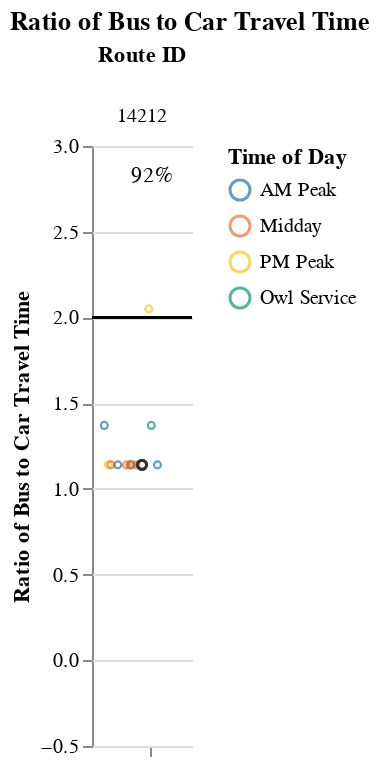
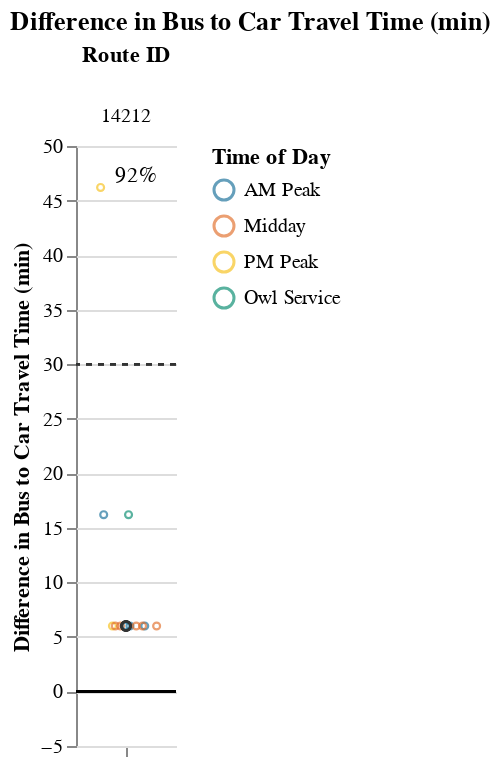

The notebook cell these images were saved under, in order:
### Markdown cell above
### Medium Routes (1-1.5 hrs)

### Code cell
route_group = "medium"
try:
    display_charts_for_route_group(df, route_group)
except:
    print("No routes meet this criteria.")

### Figure 1 — Vega-Lite specification as saved in the notebook (floating-point values rounded to 4 significant figures)
{"config": {"view": {"continuousWidth": 400, "continuousHeight": 300, "stroke": null}, "facet": {"spacing": 0}}, "data": {"name": "data-c6c8cb75a35bd90f5f535cb9492bac23"}, "facet": {"column": {"field": "route_id", "sort": ["14212"], "title": "Route ID", "type": "nominal"}}, "spec": {"layer": [{"mark": "rule", "encoding": {"color": {"value": "black"}, "y": {"field": "cutoff", "type": "quantitative"}}, "selection": {"selector003": {"type": "interval", "bind": "scales", "encodings": ["x", "y"]}}}, {"mark": {"type": "point", "opacity": 0.65, "size": 12, "strokeWidth": 1.1}, "encoding": {"color": {"field": "time_of_day", "scale": {"range": ["#136C97", "#E16B26", "#F6BF16", "#00896B", "#7790A3", "#5B559C"]}, "sort": ["AM Peak", "Midday", "PM Peak", "Owl Service"], "title": "Time of Day", "type": "nominal"}, "tooltip": [{"field": "route_id", "type": "nominal"}, {"field": "route_name", "type": "nominal"}, {"field": "trip_id", "type": "nominal"}, {"field": "service_hours", "type": "quantitative"}, {"field": "car_duration_hours", "type": "quantitative"}, {"field": "bus_multiplier", "type": "quantitative"}, {"field": "bus_difference", "type": "quantitative"}, {"field": "num_trips", "type": "quantitative"}, {"field": "num_competitive", "type": "quantitative"}, {"field": "pct_trips_competitive", "type": "quantitative"}, {"field": "p25", "type": "quantitative"}, {"field": "p50", "type": "quantitative"}, {"field": "p75", "type": "quantitative"}], "x": {"axis": {"grid": false, "labels": false, "ticks": true, "values": [0]}, "field": "jitter", "scale": {}, "title": null, "type": "quantitative"}, "y": {"field": "bus_multiplier", "scale": {"domain": [-0.25, 3.0]}, "title": "Ratio of Bus to Car Travel Time", "type": "quantitative"}}, "transform": [{"calculate": "sqrt(-2*log(random()))*cos(2*PI*random())", "as": "jitter"}], "width": 50}, {"layer": [{"mark": {"type": "point", "opacity": 0.6, "size": 20, "strokeWidth": 1.3}, "encoding": {"color": {"value": "#323434"}, "y": {"field": "bus_multiplier", "type": "quantitative"}}, "transform": [{"filter": "(datum.p50_trip === 1)"}]}, {"mark": {"type": "text", "align": "center", "baseline": "middle"}, "encoding": {"color": {"value": "black"}, "text": {"field": "pct_trips_competitive", "format": ".0%", "type": "quantitative"}, "tooltip": [{"field": "route_id", "type": "nominal"}, {"field": "route_name", "type": "nominal"}, {"field": "trip_id", "type": "nominal"}, {"field": "service_hours", "type": "quantitative"}, {"field": "car_duration_hours", "type": "quantitative"}, {"field": "bus_multiplier", "type": "quantitative"}, {"field": "bus_difference", "type": "quantitative"}, {"field": "num_trips", "type": "quantitative"}, {"field": "num_competitive", "type": "quantitative"}, {"field": "pct_trips_competitive", "type": "quantitative"}, {"field": "p25", "type": "quantitative"}, {"field": "p50", "type": "quantitative"}, {"field": "p75", "type": "quantitative"}], "x": {"value": 30}, "y": {"value": 15}}, "transform": [{"calculate": "sqrt(-2*log(random()))*cos(2*PI*random())", "as": "jitter"}, {"filter": "(datum.fastest_trip === 1)"}]}]}]}, "resolve": {"scale": {"y": "shared"}}, "title": "Ratio of Bus to Car Travel Time", "$schema": "https://vega.github.io/schema/vega-lite/v4.17.0.json", "datasets": {"data-c6c8cb75a35bd90f5f535cb9492bac23": [{"calitp_itp_id": 221, "trip_key": -3278939721472571045, "trip_id": "t_1524065_b_30719_tn_0", "shape_id": "p_1277409", "route_id": "14212", "service_hours": 0.83, "trip_first_departure_ts": 28800, "trip_last_arrival_ts": 31800, "departure_hour": 8, "time_of_day": "AM Peak", "p25": 0.83, "p50": 0.83, "p75": 0.8725, "p50_trip": 1, "fastest_trip": 0, "car_duration_hours": 0.73, "competitive_route": 1, "bus_multiplier": 1.14, "bus_difference": 6.0, "num_trips": 12, "num_competitive": 11, "pct_trips_competitive": 0.917, "bus_difference_spread": 40.2, "route_group": "medium", "max_trip_hrs": 1.5, "max_trip_route_group": 1.5, "below_cutoff": 11, "pct_below_cutoff": 0.9167, "name": "Nevada County", "caltrans_district": "03 - Marysville", "drmt_organization_name": null, "route_name": "Route 5 Connects Grass Valley To Placer County Transit, Auburn Transit, And Sacramento Light Rail At The Auburn Station. Passengers Can Connect To Amtrak/Capital Corridor As Schedule Allows.", "cutoff2": 30, "cutoff": 2}, {"calitp_itp_id": 221, "trip_key": -1187960695264947358, "trip_id": "t_1521592_b_30719_tn_0", "shape_id": "p_1277409", "route_id": "14212", "service_hours": 0.83, "trip_first_departure_ts": 61200, "trip_last_arrival_ts": 64200, "departure_hour": 17, "time_of_day": "PM Peak", "p25": 0.83, "p50": 0.83, "p75": 0.8725, "p50_trip": 1, "fastest_trip": 1, "car_duration_hours": 0.73, "competitive_route": 1, "bus_multiplier": 1.14, "bus_difference": 6.0, "num_trips": 12, "num_competitive": 11, "pct_trips_competitive": 0.917, "bus_difference_spread": 40.2, "route_group": "medium", "max_trip_hrs": 1.5, "max_trip_route_group": 1.5, "below_cutoff": 11, "pct_below_cutoff": 0.9167, "name": "Nevada County", "caltrans_district": "03 - Marysville", "drmt_organization_name": null, "route_name": "Route 5 Connects Grass Valley To Placer County Transit, Auburn Transit, And Sacramento Light Rail At The Auburn Station. Passengers Can Connect To Amtrak/Capital Corridor As Schedule Allows.", "cutoff2": 30, "cutoff": 2}, {"calitp_itp_id": 221, "trip_key": -9025968667369552570, "trip_id": "t_1529101_b_30719_tn_0", "shape_id": "p_1277411", "route_id": "14212", "service_hours": 0.83, "trip_first_departure_ts": 25200, "trip_last_arrival_ts": 28200, "departure_hour": 7, "time_of_day": "AM Peak", "p25": 0.83, "p50": 0.83, "p75": 0.8725, "p50_trip": 1, "fastest_trip": 0, "car_duration_hours": 0.73, "competitive_route": 1, "bus_multiplier": 1.14, "bus_difference": 6.0, "num_trips": 12, "num_competitive": 11, "pct_trips_competitive": 0.917, "bus_difference_spread": 40.2, "route_group": "medium", "max_trip_hrs": 1.5, "max_trip_route_group": 1.5, "below_cutoff": 11, "pct_below_cutoff": 0.9167, "name": "Nevada County", "caltrans_district": "03 - Marysville", "drmt_organization_name": null, "route_name": "Route 5 Connects Grass Valley To Placer County Transit, Auburn Transit, And Sacramento Light Rail At The Auburn Station. Passengers Can Connect To Amtrak/Capital Corridor As Schedule Allows.", "cutoff2": 30, "cutoff": 2}, {"calitp_itp_id": 221, "trip_key": 3033339261088800008, "trip_id": "t_1524067_b_30719_tn_2", "shape_id": "p_1277411", "route_id": "14212", "service_hours": 0.83, "trip_first_departure_ts": 57600, "trip_last_arrival_ts": 60600, "departure_hour": 16, "time_of_day": "Midday", "p25": 0.83, "p50": 0.83, "p75": 0.8725, "p50_trip": 1, "fastest_trip": 0, "car_duration_hours": 0.73, "competitive_route": 1, "bus_multiplier": 1.14, "bus_difference": 6.0, "num_trips": 12, "num_competitive": 11, "pct_trips_competitive": 0.917, "bus_difference_spread": 40.2, "route_group": "medium", "max_trip_hrs": 1.5, "max_trip_route_group": 1.5, "below_cutoff": 11, "pct_below_cutoff": 0.9167, "name": "Nevada County", "caltrans_district": "03 - Marysville", "drmt_organization_name": null, "route_name": "Route 5 Connects Grass Valley To Placer County Transit, Auburn Transit, And Sacramento Light Rail At The Auburn Station. Passengers Can Connect To Amtrak/Capital Corridor As Schedule Allows.", "cutoff2": 30, "cutoff": 2}, {"calitp_itp_id": 221, "trip_key": 7518578318818496576, "trip_id": "t_1524066_b_30719_tn_2", "shape_id": "p_1277409", "route_id": "14212", "service_hours": 0.83, "trip_first_departure_ts": 54000, "trip_last_arrival_ts": 57000, "departure_hour": 15, "time_of_day": "Midday", "p25": 0.83, "p50": 0.83, "p75": 0.8725, "p50_trip": 1, "fastest_trip": 0, "car_duration_hours": 0.73, "competitive_route": 1, "bus_multiplier": 1.14, "bus_difference": 6.0, "num_trips": 12, "num_competitive": 11, "pct_trips_competitive": 0.917, "bus_difference_spread": 40.2, "route_group": "medium", "max_trip_hrs": 1.5, "max_trip_route_group": 1.5, "below_cutoff": 11, "pct_below_cutoff": 0.9167, "name": "Nevada County", "caltrans_district": "03 - Marysville", "drmt_organization_name": null, "route_name": "Route 5 Connects Grass Valley To Placer County Transit, Auburn Transit, And Sacramento Light Rail At The Auburn Station. Passengers Can Connect To Amtrak/Capital Corridor As Schedule Allows.", "cutoff2": 30, "cutoff": 2}, {"calitp_itp_id": 221, "trip_key": -5195615344486242979, "trip_id": "t_1524067_b_30719_tn_1", "shape_id": "p_1277411", "route_id": "14212", "service_hours": 0.83, "trip_first_departure_ts": 50400, "trip_last_arrival_ts": 53400, "departure_hour": 14, "time_of_day": "Midday", "p25": 0.83, "p50": 0.83, "p75": 0.8725, "p50_trip": 1, "fastest_trip": 0, "car_duration_hours": 0.73, "competitive_route": 1, "bus_multiplier": 1.14, "bus_difference": 6.0, "num_trips": 12, "num_competitive": 11, "pct_trips_competitive": 0.917, "bus_difference_spread": 40.2, "route_group": "medium", "max_trip_hrs": 1.5, "max_trip_route_group": 1.5, "below_cutoff": 11, "pct_below_cutoff": 0.9167, "name": "Nevada County", "caltrans_district": "03 - Marysville", "drmt_organization_name": null, "route_name": "Route 5 Connects Grass Valley To Placer County Transit, Auburn Transit, And Sacramento Light Rail At The Auburn Station. Passengers Can Connect To Amtrak/Capital Corridor As Schedule Allows.", "cutoff2": 30, "cutoff": 2}, {"calitp_itp_id": 221, "trip_key": 6848590773781082472, "trip_id": "t_1524066_b_30719_tn_1", "shape_id": "p_1277409", "route_id": "14212", "service_hours": 0.83, "trip_first_departure_ts": 46800, "trip_last_arrival_ts": 49800, "departure_hour": 13, "time_of_day": "Midday", "p25": 0.83, "p50": 0.83, "p75": 0.8725, "p50_trip": 1, "fastest_trip": 0, "car_duration_hours": 0.73, "competitive_route": 1, "bus_multiplier": 1.14, "bus_difference": 6.0, "num_trips": 12, "num_competitive": 11, "pct_trips_competitive": 0.917, "bus_difference_spread": 40.2, "route_group": "medium", "max_trip_hrs": 1.5, "max_trip_route_group": 1.5, "below_cutoff": 11, "pct_below_cutoff": 0.9167, "name": "Nevada County", "caltrans_district": "03 - Marysville", "drmt_organization_name": null, "route_name": "Route 5 Connects Grass Valley To Placer County Transit, Auburn Transit, And Sacramento Light Rail At The Auburn Station. Passengers Can Connect To Amtrak/Capital Corridor As Schedule Allows.", "cutoff2": 30, "cutoff": 2}, {"calitp_itp_id": 221, "trip_key": -9105938599134225848, "trip_id": "t_1521596_b_30719_tn_0", "shape_id": "p_1277411", "route_id": "14212", "service_hours": 0.83, "trip_first_departure_ts": 39600, "trip_last_arrival_ts": 42600, "departure_hour": 11, "time_of_day": "Midday", "p25": 0.83, "p50": 0.83, "p75": 0.8725, "p50_trip": 1, "fastest_trip": 0, "car_duration_hours": 0.73, "competitive_route": 1, "bus_multiplier": 1.14, "bus_difference": 6.0, "num_trips": 12, "num_competitive": 11, "pct_trips_competitive": 0.917, "bus_difference_spread": 40.2, "route_group": "medium", "max_trip_hrs": 1.5, "max_trip_route_group": 1.5, "below_cutoff": 11, "pct_below_cutoff": 0.9167, "name": "Nevada County", "caltrans_district": "03 - Marysville", "drmt_organization_name": null, "route_name": "Route 5 Connects Grass Valley To Placer County Transit, Auburn Transit, And Sacramento Light Rail At The Auburn Station. Passengers Can Connect To Amtrak/Capital Corridor As Schedule Allows.", "cutoff2": 30, "cutoff": 2}, {"calitp_itp_id": 221, "trip_key": -5429741548192402884, "trip_id": "t_1521593_b_30719_tn_0", "shape_id": "p_1277410", "route_id": "14212", "service_hours": 0.83, "trip_first_departure_ts": 32400, "trip_last_arrival_ts": 35400, "departure_hour": 9, "time_of_day": "AM Peak", "p25": 0.83, "p50": 0.83, "p75": 0.8725, "p50_trip": 1, "fastest_trip": 0, "car_duration_hours": 0.73, "competitive_route": 1, "bus_multiplier": 1.14, "bus_difference": 6.0, "num_trips": 12, "num_competitive": 11, "pct_trips_competitive": 0.917, "bus_difference_spread": 40.2, "route_group": "medium", "max_trip_hrs": 1.5, "max_trip_route_group": 1.5, "below_cutoff": 11, "pct_below_cutoff": 0.9167, "name": "Nevada County", "caltrans_district": "03 - Marysville", "drmt_organization_name": null, "route_name": "Route 5 Connects Grass Valley To Placer County Transit, Auburn Transit, And Sacramento Light Rail At The Auburn Station. Passengers Can Connect To Amtrak/Capital Corridor As Schedule Allows.", "cutoff2": 30, "cutoff": 2}, {"calitp_itp_id": 221, "trip_key": 7173812361890038660, "trip_id": "t_1521591_b_30719_tn_0", "shape_id": "p_1277408", "route_id": "14212", "service_hours": 1.0, "trip_first_departure_ts": 21000, "trip_last_arrival_ts": 24600, "departure_hour": 5, "time_of_day": "Owl Service", "p25": 0.83, "p50": 0.83, "p75": 0.8725, "p50_trip": 0, "fastest_trip": 0, "car_duration_hours": 0.73, "competitive_route": 1, "bus_multiplier": 1.37, "bus_difference": 16.2, "num_trips": 12, "num_competitive": 11, "pct_trips_competitive": 0.917, "bus_difference_spread": 40.2, "route_group": "medium", "max_trip_hrs": 1.5, "max_trip_route_group": 1.5, "below_cutoff": 11, "pct_below_cutoff": 0.9167, "name": "Nevada County", "caltrans_district": "03 - Marysville", "drmt_organization_name": null, "route_name": "Route 5 Connects Grass Valley To Placer County Transit, Auburn Transit, And Sacramento Light Rail At The Auburn Station. Passengers Can Connect To Amtrak/Capital Corridor As Schedule Allows.", "cutoff2": 30, "cutoff": 2}, {"calitp_itp_id": 221, "trip_key": 287052313638697039, "trip_id": "t_1529102_b_30719_tn_0", "shape_id": "p_1277460", "route_id": "14212", "service_hours": 1.0, "trip_first_departure_ts": 32400, "trip_last_arrival_ts": 36000, "departure_hour": 9, "time_of_day": "AM Peak", "p25": 0.83, "p50": 0.83, "p75": 0.8725, "p50_trip": 0, "fastest_trip": 0, "car_duration_hours": 0.73, "competitive_route": 1, "bus_multiplier": 1.37, "bus_difference": 16.2, "num_trips": 12, "num_competitive": 11, "pct_trips_competitive": 0.917, "bus_difference_spread": 40.2, "route_group": "medium", "max_trip_hrs": 1.5, "max_trip_route_group": 1.5, "below_cutoff": 11, "pct_below_cutoff": 0.9167, "name": "Nevada County", "caltrans_district": "03 - Marysville", "drmt_organization_name": null, "route_name": "Route 5 Connects Grass Valley To Placer County Transit, Auburn Transit, And Sacramento Light Rail At The Auburn Station. Passengers Can Connect To Amtrak/Capital Corridor As Schedule Allows.", "cutoff2": 30, "cutoff": 2}, {"calitp_itp_id": 221, "trip_key": 1459604591576872902, "trip_id": "t_1521595_b_30719_tn_0", "shape_id": "p_1277460", "route_id": "14212", "service_hours": 1.5, "trip_first_departure_ts": 64800, "trip_last_arrival_ts": 70200, "departure_hour": 18, "time_of_day": "PM Peak", "p25": 0.83, "p50": 0.83, "p75": 0.8725, "p50_trip": 0, "fastest_trip": 0, "car_duration_hours": 0.73, "competitive_route": 1, "bus_multiplier": 2.05, "bus_difference": 46.2, "num_trips": 12, "num_competitive": 11, "pct_trips_competitive": 0.917, "bus_difference_spread": 40.2, "route_group": "medium", "max_trip_hrs": 1.5, "max_trip_route_group": 1.5, "below_cutoff": 11, "pct_below_cutoff": 0.9167, "name": "Nevada County", "caltrans_district": "03 - Marysville", "drmt_organization_name": null, "route_name": "Route 5 Connects Grass Valley To Placer County Transit, Auburn Transit, And Sacramento Light Rail At The Auburn Station. Passengers Can Connect To Amtrak/Capital Corridor As Schedule Allows.", "cutoff2": 30, "cutoff": 2}]}}

### Figure 2 — Vega-Lite specification as saved in the notebook (floating-point values rounded to 4 significant figures)
{"config": {"view": {"continuousWidth": 400, "continuousHeight": 300, "stroke": null}, "facet": {"spacing": 0}}, "data": {"name": "data-23c7d099c30a14b4ecf402f3db40455d"}, "facet": {"column": {"field": "route_id", "sort": ["14212"], "title": "Route ID", "type": "nominal"}}, "spec": {"layer": [{"mark": "rule", "encoding": {"color": {"value": "black"}, "y": {"field": "cutoff", "type": "quantitative"}}, "selection": {"selector004": {"type": "interval", "bind": "scales", "encodings": ["x", "y"]}}}, {"mark": {"type": "rule", "strokeDash": [3, 3]}, "encoding": {"color": {"value": "#323434"}, "y": {"field": "cutoff2", "type": "quantitative"}}}, {"mark": {"type": "point", "opacity": 0.65, "size": 12, "strokeWidth": 1.1}, "encoding": {"color": {"field": "time_of_day", "scale": {"range": ["#136C97", "#E16B26", "#F6BF16", "#00896B", "#7790A3", "#5B559C"]}, "sort": ["AM Peak", "Midday", "PM Peak", "Owl Service"], "title": "Time of Day", "type": "nominal"}, "tooltip": [{"field": "route_id", "type": "nominal"}, {"field": "route_name", "type": "nominal"}, {"field": "trip_id", "type": "nominal"}, {"field": "service_hours", "type": "quantitative"}, {"field": "car_duration_hours", "type": "quantitative"}, {"field": "bus_multiplier", "type": "quantitative"}, {"field": "bus_difference", "type": "quantitative"}, {"field": "num_trips", "type": "quantitative"}, {"field": "num_competitive", "type": "quantitative"}, {"field": "pct_trips_competitive", "type": "quantitative"}, {"field": "p25", "type": "quantitative"}, {"field": "p50", "type": "quantitative"}, {"field": "p75", "type": "quantitative"}], "x": {"axis": {"grid": false, "labels": false, "ticks": true, "values": [0]}, "field": "jitter", "scale": {}, "title": null, "type": "quantitative"}, "y": {"field": "bus_difference", "scale": {"domain": [-5, 46.2]}, "title": "Difference in Bus to Car Travel Time (min)", "type": "quantitative"}}, "transform": [{"calculate": "sqrt(-2*log(random()))*cos(2*PI*random())", "as": "jitter"}], "width": 50}, {"layer": [{"mark": {"type": "point", "opacity": 0.6, "size": 20, "strokeWidth": 1.3}, "encoding": {"color": {"value": "#323434"}, "y": {"field": "bus_difference", "type": "quantitative"}}, "transform": [{"filter": "(datum.p50_trip === 1)"}]}, {"mark": {"type": "text", "align": "center", "baseline": "middle"}, "encoding": {"color": {"value": "black"}, "text": {"field": "pct_trips_competitive", "format": ".0%", "type": "quantitative"}, "tooltip": [{"field": "route_id", "type": "nominal"}, {"field": "route_name", "type": "nominal"}, {"field": "trip_id", "type": "nominal"}, {"field": "service_hours", "type": "quantitative"}, {"field": "car_duration_hours", "type": "quantitative"}, {"field": "bus_multiplier", "type": "quantitative"}, {"field": "bus_difference", "type": "quantitative"}, {"field": "num_trips", "type": "quantitative"}, {"field": "num_competitive", "type": "quantitative"}, {"field": "pct_trips_competitive", "type": "quantitative"}, {"field": "p25", "type": "quantitative"}, {"field": "p50", "type": "quantitative"}, {"field": "p75", "type": "quantitative"}], "x": {"value": 30}, "y": {"value": 15}}, "transform": [{"calculate": "sqrt(-2*log(random()))*cos(2*PI*random())", "as": "jitter"}, {"filter": "(datum.fastest_trip === 1)"}]}]}]}, "resolve": {"scale": {"y": "shared"}}, "title": "Difference in Bus to Car Travel Time (min)", "$schema": "https://vega.github.io/schema/vega-lite/v4.17.0.json", "datasets": {"data-23c7d099c30a14b4ecf402f3db40455d": [{"calitp_itp_id": 221, "trip_key": -3278939721472571045, "trip_id": "t_1524065_b_30719_tn_0", "shape_id": "p_1277409", "route_id": "14212", "service_hours": 0.83, "trip_first_departure_ts": 28800, "trip_last_arrival_ts": 31800, "departure_hour": 8, "time_of_day": "AM Peak", "p25": 0.83, "p50": 0.83, "p75": 0.8725, "p50_trip": 1, "fastest_trip": 0, "car_duration_hours": 0.73, "competitive_route": 1, "bus_multiplier": 1.14, "bus_difference": 6.0, "num_trips": 12, "num_competitive": 11, "pct_trips_competitive": 0.917, "bus_difference_spread": 40.2, "route_group": "medium", "max_trip_hrs": 1.5, "max_trip_route_group": 1.5, "below_cutoff": 11, "pct_below_cutoff": 0.9167, "name": "Nevada County", "caltrans_district": "03 - Marysville", "drmt_organization_name": null, "route_name": "Route 5 Connects Grass Valley To Placer County Transit, Auburn Transit, And Sacramento Light Rail At The Auburn Station. Passengers Can Connect To Amtrak/Capital Corridor As Schedule Allows.", "cutoff2": 30, "cutoff": 0}, {"calitp_itp_id": 221, "trip_key": -1187960695264947358, "trip_id": "t_1521592_b_30719_tn_0", "shape_id": "p_1277409", "route_id": "14212", "service_hours": 0.83, "trip_first_departure_ts": 61200, "trip_last_arrival_ts": 64200, "departure_hour": 17, "time_of_day": "PM Peak", "p25": 0.83, "p50": 0.83, "p75": 0.8725, "p50_trip": 1, "fastest_trip": 1, "car_duration_hours": 0.73, "competitive_route": 1, "bus_multiplier": 1.14, "bus_difference": 6.0, "num_trips": 12, "num_competitive": 11, "pct_trips_competitive": 0.917, "bus_difference_spread": 40.2, "route_group": "medium", "max_trip_hrs": 1.5, "max_trip_route_group": 1.5, "below_cutoff": 11, "pct_below_cutoff": 0.9167, "name": "Nevada County", "caltrans_district": "03 - Marysville", "drmt_organization_name": null, "route_name": "Route 5 Connects Grass Valley To Placer County Transit, Auburn Transit, And Sacramento Light Rail At The Auburn Station. Passengers Can Connect To Amtrak/Capital Corridor As Schedule Allows.", "cutoff2": 30, "cutoff": 0}, {"calitp_itp_id": 221, "trip_key": -9025968667369552570, "trip_id": "t_1529101_b_30719_tn_0", "shape_id": "p_1277411", "route_id": "14212", "service_hours": 0.83, "trip_first_departure_ts": 25200, "trip_last_arrival_ts": 28200, "departure_hour": 7, "time_of_day": "AM Peak", "p25": 0.83, "p50": 0.83, "p75": 0.8725, "p50_trip": 1, "fastest_trip": 0, "car_duration_hours": 0.73, "competitive_route": 1, "bus_multiplier": 1.14, "bus_difference": 6.0, "num_trips": 12, "num_competitive": 11, "pct_trips_competitive": 0.917, "bus_difference_spread": 40.2, "route_group": "medium", "max_trip_hrs": 1.5, "max_trip_route_group": 1.5, "below_cutoff": 11, "pct_below_cutoff": 0.9167, "name": "Nevada County", "caltrans_district": "03 - Marysville", "drmt_organization_name": null, "route_name": "Route 5 Connects Grass Valley To Placer County Transit, Auburn Transit, And Sacramento Light Rail At The Auburn Station. Passengers Can Connect To Amtrak/Capital Corridor As Schedule Allows.", "cutoff2": 30, "cutoff": 0}, {"calitp_itp_id": 221, "trip_key": 3033339261088800008, "trip_id": "t_1524067_b_30719_tn_2", "shape_id": "p_1277411", "route_id": "14212", "service_hours": 0.83, "trip_first_departure_ts": 57600, "trip_last_arrival_ts": 60600, "departure_hour": 16, "time_of_day": "Midday", "p25": 0.83, "p50": 0.83, "p75": 0.8725, "p50_trip": 1, "fastest_trip": 0, "car_duration_hours": 0.73, "competitive_route": 1, "bus_multiplier": 1.14, "bus_difference": 6.0, "num_trips": 12, "num_competitive": 11, "pct_trips_competitive": 0.917, "bus_difference_spread": 40.2, "route_group": "medium", "max_trip_hrs": 1.5, "max_trip_route_group": 1.5, "below_cutoff": 11, "pct_below_cutoff": 0.9167, "name": "Nevada County", "caltrans_district": "03 - Marysville", "drmt_organization_name": null, "route_name": "Route 5 Connects Grass Valley To Placer County Transit, Auburn Transit, And Sacramento Light Rail At The Auburn Station. Passengers Can Connect To Amtrak/Capital Corridor As Schedule Allows.", "cutoff2": 30, "cutoff": 0}, {"calitp_itp_id": 221, "trip_key": 7518578318818496576, "trip_id": "t_1524066_b_30719_tn_2", "shape_id": "p_1277409", "route_id": "14212", "service_hours": 0.83, "trip_first_departure_ts": 54000, "trip_last_arrival_ts": 57000, "departure_hour": 15, "time_of_day": "Midday", "p25": 0.83, "p50": 0.83, "p75": 0.8725, "p50_trip": 1, "fastest_trip": 0, "car_duration_hours": 0.73, "competitive_route": 1, "bus_multiplier": 1.14, "bus_difference": 6.0, "num_trips": 12, "num_competitive": 11, "pct_trips_competitive": 0.917, "bus_difference_spread": 40.2, "route_group": "medium", "max_trip_hrs": 1.5, "max_trip_route_group": 1.5, "below_cutoff": 11, "pct_below_cutoff": 0.9167, "name": "Nevada County", "caltrans_district": "03 - Marysville", "drmt_organization_name": null, "route_name": "Route 5 Connects Grass Valley To Placer County Transit, Auburn Transit, And Sacramento Light Rail At The Auburn Station. Passengers Can Connect To Amtrak/Capital Corridor As Schedule Allows.", "cutoff2": 30, "cutoff": 0}, {"calitp_itp_id": 221, "trip_key": -5195615344486242979, "trip_id": "t_1524067_b_30719_tn_1", "shape_id": "p_1277411", "route_id": "14212", "service_hours": 0.83, "trip_first_departure_ts": 50400, "trip_last_arrival_ts": 53400, "departure_hour": 14, "time_of_day": "Midday", "p25": 0.83, "p50": 0.83, "p75": 0.8725, "p50_trip": 1, "fastest_trip": 0, "car_duration_hours": 0.73, "competitive_route": 1, "bus_multiplier": 1.14, "bus_difference": 6.0, "num_trips": 12, "num_competitive": 11, "pct_trips_competitive": 0.917, "bus_difference_spread": 40.2, "route_group": "medium", "max_trip_hrs": 1.5, "max_trip_route_group": 1.5, "below_cutoff": 11, "pct_below_cutoff": 0.9167, "name": "Nevada County", "caltrans_district": "03 - Marysville", "drmt_organization_name": null, "route_name": "Route 5 Connects Grass Valley To Placer County Transit, Auburn Transit, And Sacramento Light Rail At The Auburn Station. Passengers Can Connect To Amtrak/Capital Corridor As Schedule Allows.", "cutoff2": 30, "cutoff": 0}, {"calitp_itp_id": 221, "trip_key": 6848590773781082472, "trip_id": "t_1524066_b_30719_tn_1", "shape_id": "p_1277409", "route_id": "14212", "service_hours": 0.83, "trip_first_departure_ts": 46800, "trip_last_arrival_ts": 49800, "departure_hour": 13, "time_of_day": "Midday", "p25": 0.83, "p50": 0.83, "p75": 0.8725, "p50_trip": 1, "fastest_trip": 0, "car_duration_hours": 0.73, "competitive_route": 1, "bus_multiplier": 1.14, "bus_difference": 6.0, "num_trips": 12, "num_competitive": 11, "pct_trips_competitive": 0.917, "bus_difference_spread": 40.2, "route_group": "medium", "max_trip_hrs": 1.5, "max_trip_route_group": 1.5, "below_cutoff": 11, "pct_below_cutoff": 0.9167, "name": "Nevada County", "caltrans_district": "03 - Marysville", "drmt_organization_name": null, "route_name": "Route 5 Connects Grass Valley To Placer County Transit, Auburn Transit, And Sacramento Light Rail At The Auburn Station. Passengers Can Connect To Amtrak/Capital Corridor As Schedule Allows.", "cutoff2": 30, "cutoff": 0}, {"calitp_itp_id": 221, "trip_key": -9105938599134225848, "trip_id": "t_1521596_b_30719_tn_0", "shape_id": "p_1277411", "route_id": "14212", "service_hours": 0.83, "trip_first_departure_ts": 39600, "trip_last_arrival_ts": 42600, "departure_hour": 11, "time_of_day": "Midday", "p25": 0.83, "p50": 0.83, "p75": 0.8725, "p50_trip": 1, "fastest_trip": 0, "car_duration_hours": 0.73, "competitive_route": 1, "bus_multiplier": 1.14, "bus_difference": 6.0, "num_trips": 12, "num_competitive": 11, "pct_trips_competitive": 0.917, "bus_difference_spread": 40.2, "route_group": "medium", "max_trip_hrs": 1.5, "max_trip_route_group": 1.5, "below_cutoff": 11, "pct_below_cutoff": 0.9167, "name": "Nevada County", "caltrans_district": "03 - Marysville", "drmt_organization_name": null, "route_name": "Route 5 Connects Grass Valley To Placer County Transit, Auburn Transit, And Sacramento Light Rail At The Auburn Station. Passengers Can Connect To Amtrak/Capital Corridor As Schedule Allows.", "cutoff2": 30, "cutoff": 0}, {"calitp_itp_id": 221, "trip_key": -5429741548192402884, "trip_id": "t_1521593_b_30719_tn_0", "shape_id": "p_1277410", "route_id": "14212", "service_hours": 0.83, "trip_first_departure_ts": 32400, "trip_last_arrival_ts": 35400, "departure_hour": 9, "time_of_day": "AM Peak", "p25": 0.83, "p50": 0.83, "p75": 0.8725, "p50_trip": 1, "fastest_trip": 0, "car_duration_hours": 0.73, "competitive_route": 1, "bus_multiplier": 1.14, "bus_difference": 6.0, "num_trips": 12, "num_competitive": 11, "pct_trips_competitive": 0.917, "bus_difference_spread": 40.2, "route_group": "medium", "max_trip_hrs": 1.5, "max_trip_route_group": 1.5, "below_cutoff": 11, "pct_below_cutoff": 0.9167, "name": "Nevada County", "caltrans_district": "03 - Marysville", "drmt_organization_name": null, "route_name": "Route 5 Connects Grass Valley To Placer County Transit, Auburn Transit, And Sacramento Light Rail At The Auburn Station. Passengers Can Connect To Amtrak/Capital Corridor As Schedule Allows.", "cutoff2": 30, "cutoff": 0}, {"calitp_itp_id": 221, "trip_key": 7173812361890038660, "trip_id": "t_1521591_b_30719_tn_0", "shape_id": "p_1277408", "route_id": "14212", "service_hours": 1.0, "trip_first_departure_ts": 21000, "trip_last_arrival_ts": 24600, "departure_hour": 5, "time_of_day": "Owl Service", "p25": 0.83, "p50": 0.83, "p75": 0.8725, "p50_trip": 0, "fastest_trip": 0, "car_duration_hours": 0.73, "competitive_route": 1, "bus_multiplier": 1.37, "bus_difference": 16.2, "num_trips": 12, "num_competitive": 11, "pct_trips_competitive": 0.917, "bus_difference_spread": 40.2, "route_group": "medium", "max_trip_hrs": 1.5, "max_trip_route_group": 1.5, "below_cutoff": 11, "pct_below_cutoff": 0.9167, "name": "Nevada County", "caltrans_district": "03 - Marysville", "drmt_organization_name": null, "route_name": "Route 5 Connects Grass Valley To Placer County Transit, Auburn Transit, And Sacramento Light Rail At The Auburn Station. Passengers Can Connect To Amtrak/Capital Corridor As Schedule Allows.", "cutoff2": 30, "cutoff": 0}, {"calitp_itp_id": 221, "trip_key": 287052313638697039, "trip_id": "t_1529102_b_30719_tn_0", "shape_id": "p_1277460", "route_id": "14212", "service_hours": 1.0, "trip_first_departure_ts": 32400, "trip_last_arrival_ts": 36000, "departure_hour": 9, "time_of_day": "AM Peak", "p25": 0.83, "p50": 0.83, "p75": 0.8725, "p50_trip": 0, "fastest_trip": 0, "car_duration_hours": 0.73, "competitive_route": 1, "bus_multiplier": 1.37, "bus_difference": 16.2, "num_trips": 12, "num_competitive": 11, "pct_trips_competitive": 0.917, "bus_difference_spread": 40.2, "route_group": "medium", "max_trip_hrs": 1.5, "max_trip_route_group": 1.5, "below_cutoff": 11, "pct_below_cutoff": 0.9167, "name": "Nevada County", "caltrans_district": "03 - Marysville", "drmt_organization_name": null, "route_name": "Route 5 Connects Grass Valley To Placer County Transit, Auburn Transit, And Sacramento Light Rail At The Auburn Station. Passengers Can Connect To Amtrak/Capital Corridor As Schedule Allows.", "cutoff2": 30, "cutoff": 0}, {"calitp_itp_id": 221, "trip_key": 1459604591576872902, "trip_id": "t_1521595_b_30719_tn_0", "shape_id": "p_1277460", "route_id": "14212", "service_hours": 1.5, "trip_first_departure_ts": 64800, "trip_last_arrival_ts": 70200, "departure_hour": 18, "time_of_day": "PM Peak", "p25": 0.83, "p50": 0.83, "p75": 0.8725, "p50_trip": 0, "fastest_trip": 0, "car_duration_hours": 0.73, "competitive_route": 1, "bus_multiplier": 2.05, "bus_difference": 46.2, "num_trips": 12, "num_competitive": 11, "pct_trips_competitive": 0.917, "bus_difference_spread": 40.2, "route_group": "medium", "max_trip_hrs": 1.5, "max_trip_route_group": 1.5, "below_cutoff": 11, "pct_below_cutoff": 0.9167, "name": "Nevada County", "caltrans_district": "03 - Marysville", "drmt_organization_name": null, "route_name": "Route 5 Connects Grass Valley To Placer County Transit, Auburn Transit, And Sacramento Light Rail At The Auburn Station. Passengers Can Connect To Amtrak/Capital Corridor As Schedule Allows.", "cutoff2": 30, "cutoff": 0}]}}
